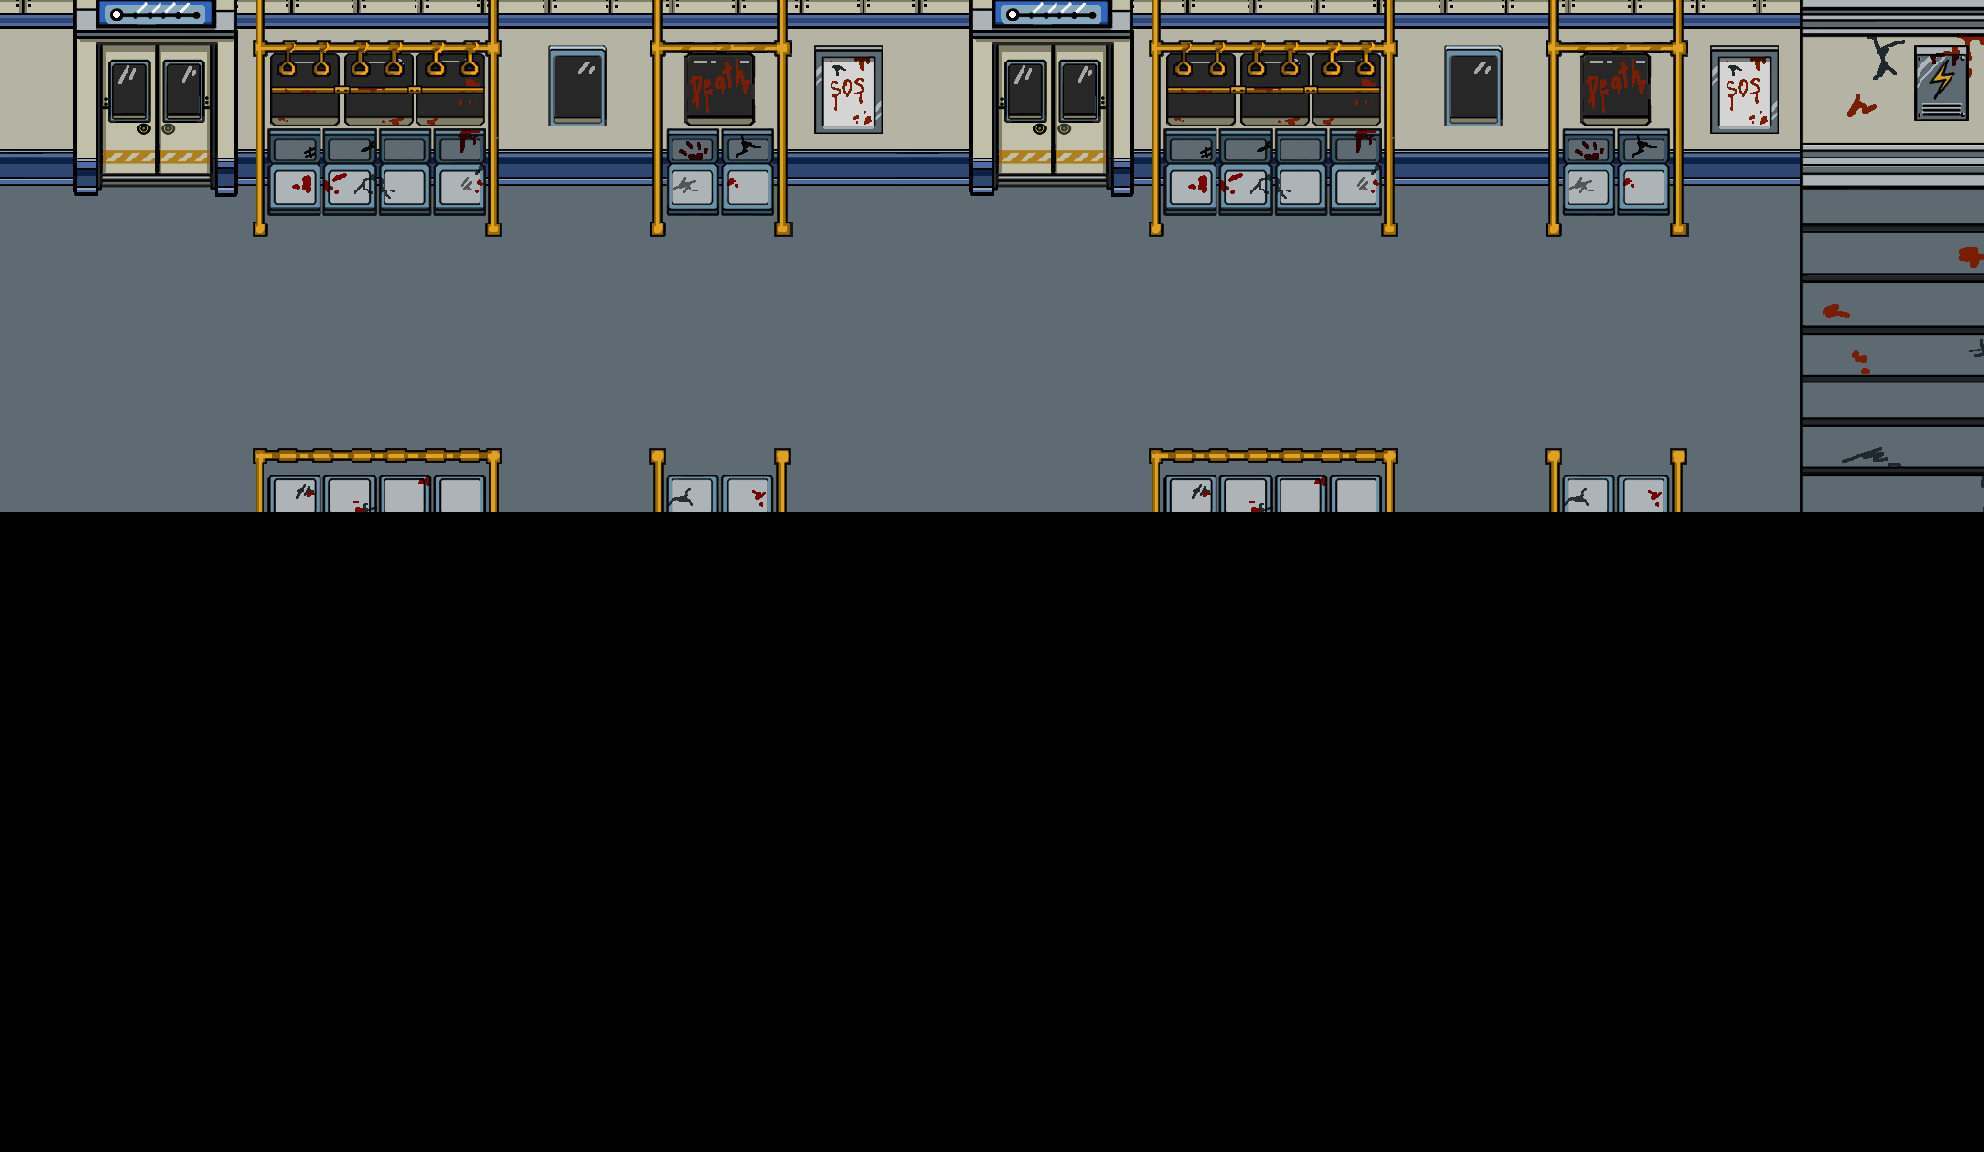

A 2D game scene composited from a Tiled map and its tileset images. What follows is a short description and the map's XML, with each tile layer's data collapsed to a summary:
An orthogonal 62x36 tile map with 32x32 px tiles, 2 tile layers (fondo, obj).

<map version="1.9" tiledversion="1.9.2" orientation="orthogonal" renderorder="right-down" width="62" height="36" tilewidth="32" tileheight="32" infinite="0" nextlayerid="3" nextobjectid="1">
 <tileset firstgid="1" name="mapa2" tilewidth="34" tileheight="34" tilecount="560" columns="35">
  <image source="../assets/Mapa/mapa2.png" width="1190" height="560" />
 </tileset>
 <layer id="1" name="fondo" width="62" height="36">
  <data>[2232 cells, 992 non-empty, 544 distinct tile ids]</data>
 </layer>
 <layer id="2" name="obj" width="62" height="36">
  <data>[2232 cells, 463 non-empty, 259 distinct tile ids]</data>
 </layer>
</map>
